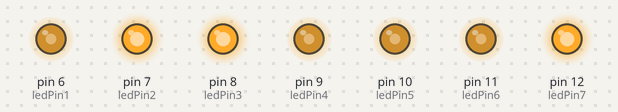
Bench run of a sketch on a simulated Arduino Uno, built with avr-gcc and run on an emulated ATmega328P. On the bench: output pins drawn as LEDs (lit = HIGH). Random numbers use the default seed unless the sketch sets one; what the sketch prints to the serial monitor is not drawn.

Above: at 0.05 s.
At 36.77 s:
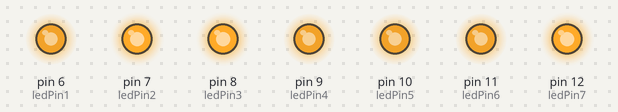
Timing chart, 0 to 40.0 s (numbered marks = the images above):
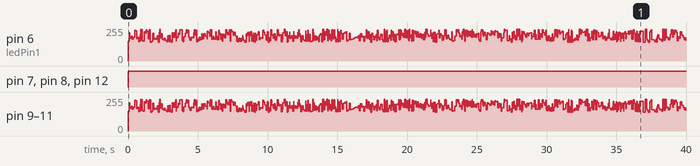

The sketch:

AnotherLEDfireEffect01.ino
```cpp
//Another LED fire effects
//Random on intensity and delay!
//http://arduino.cc/forum/index.php/topic,56596.0.html

int ledPin1 = 6;
int ledPin2 = 7;
int ledPin3 = 8;
int ledPin4 = 9;
int ledPin5 = 10;
int ledPin6 = 11;
int ledPin7 = 12;

void setup()
{
  Serial.begin(9600);
  Serial.println("AnotherLEDfireEffect01");
  pinMode(ledPin1, OUTPUT);
  pinMode(ledPin2, OUTPUT);
  pinMode(ledPin3, OUTPUT);
  pinMode(ledPin4, OUTPUT);
  pinMode(ledPin5, OUTPUT);
  pinMode(ledPin6, OUTPUT);
  pinMode(ledPin7, OUTPUT);
}
void loop() {
  int Rand=random(100)+140;
  for(int lp= ledPin1;lp<= ledPin7;lp++){
    analogWrite(lp, Rand);

  } // end FOR
  delay(random(110));

}// end LOOP
```

Measured:
- by itself, pin 7 (ledPin2), pin 8 (ledPin3), pin 12 (ledPin7): LOW → HIGH at 0.00 s
